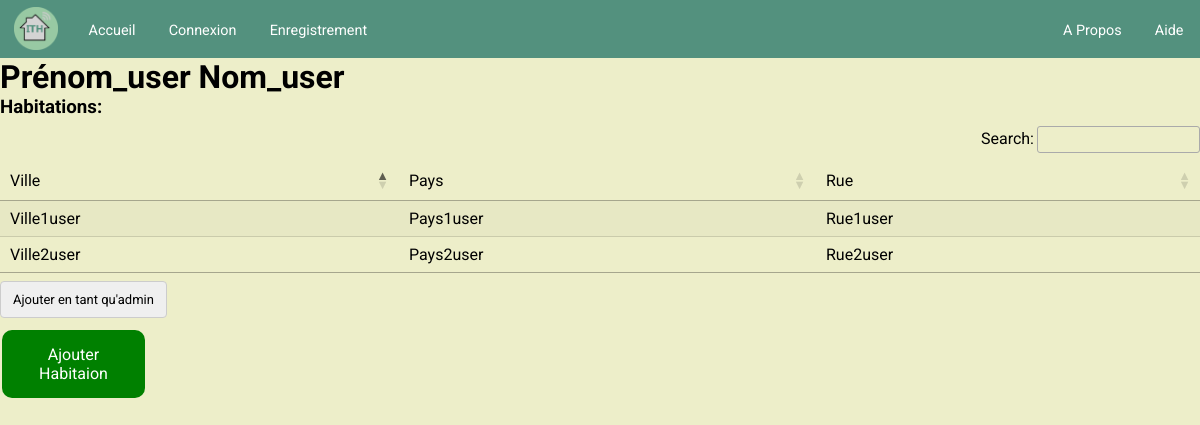
The app's page /2 (signed in) with its own data.
### tables this page shows
CREATE TABLE IF NOT EXISTS `utilisateur` (
  `id_u` int(11) NOT NULL AUTO_INCREMENT,
  `email_u` varchar(150) NOT NULL,
  `prenom_u` varchar(100) NOT NULL,
  `nom_u` varchar(100) NOT NULL,
  `mdp_u` varchar(100) NOT NULL,
  `telephone_u` int(10) DEFAULT NULL,
  `photo_u` varchar(200) DEFAULT NULL,
  PRIMARY KEY (`id_u`) USING BTREE,
  UNIQUE KEY `email_u` (`email_u`)
);

CREATE TABLE IF NOT EXISTS `habitation` (
  `id_habitation` int(11) NOT NULL AUTO_INCREMENT,
  `pays_habitation` varchar(40) NOT NULL,
  `ville` varchar(128) NOT NULL,
  `num_rue_habitation` smallint(6) NOT NULL,
  `rue_habitation` varchar(150) NOT NULL,
  `sup_habitation` smallint(6) NOT NULL,
  PRIMARY KEY (`id_habitation`)
);

### app/index.php (called while the page is built, shortened)
<?php
require_once 'Controleurs/controleurUtilisateur.php';
$router = new Routeur($_GET['currentPageUrl']);
$router->get('/', function(){ $controleur = new ControleurAccueil();
    $controleur->affichageAccueil(); });
$router->get('/accueil', function(){ $controleur = new ControleurAccueil();
    $controleur->affichageAccueil(); });
$router->get('/apropos', function(){ $controleur = new ControleurAide();
    $controleur->affichageApropos(); });
$router->get('/aide', function(){ $controleur = new ControleurAide();
    $controleur->affichageAide(); });
$router->post('/aide', function(){ $controleur = new ControleurAide();
    $controleur->affichageAide(); });
$router->get('/connexion', function(){ $controleur = new ControleurAuthentification;
    $controleur->affichageConnexion(); });
$router->post('/connexion', function(){ $controleur = new ControleurAuthentification;
    $controleur->affichageConnexion(); });
$router->get('/enregistrement', function(){ $controleur = new ControleurAuthentification;
    $controleur->affichageEnregistrement(); });
$router->post('/enregistrement', function(){ $controleur = new ControleurAuthentification;
    $controleur->affichageEnregistrement(); });
$router->get('/profil', function(){ if(isset($_SESSION['id_u'])) { $controleur = new ControleurUtilisateur;
    $controleur->affichageMonCompte($_SESSION['id_u']); }});
$router->post('/profil', function(){ if(isset($_SESSION['id_u'])) { $controleur = new ControleurUtilisateur;
    $controleur->affichageMonCompte($_SESSION['id_u']); }});
$router->get('/statistiques', function(){ $controleur = new ControleurMaMaison;
    $controleur->affichageStatistiques(); });
$router->post('/tableau-de-bord', function(){ $controleur = new ControleurMaMaison;
    $controleur->affichageTableauDeBord(); });
$router->get('/tableau-de-bord', function(){ $controleur = new ControleurMaMaison;
    $controleur->affichageTableauDeBord(); });
$router->get('/editer', function(){ $controleur = new ControleurMaMaison;
    $controleur->affichageEditerMaMaison(); });
$router->post('/editer', function(){ $controleur = new ControleurMaMaison;
    $controleur->affichageEditerMaMaison(); });
$router->get('/deconnexion', function(){ $controleur = new ControleurAuthentification;
    $controleur->affichageDeconnexion(); });
$router->get('/:id', function($id){ $controleur = new ControleurUtilisateur;
    $controleur->affichageUtilisateur($id); });
$router->post('/:id', function($id){ $controleur = new ControleurUtilisateur;
    $controleur->affichageUtilisateur($id); });
$router->run();

### app/Route.php (called while the page is built)
<?php
class Route
{
    private $path;
    private $callback;
    private $urlParams = [];
    public function __construct($path, $callback){
        $this->path = trim($path, '/');
        $this->callback = $callback;
    }
    public function match($url){
        $url = trim($url, '/');
        $path = preg_replace('#:([\w]+)#', '([^/]+)', $this->path);
        $regex = "#^$path$#i";
        if(!preg_match($regex, $url, $urlParams)){
            return false;
        }
        array_shift($urlParams);
        $this->urlParams = $urlParams;
        return true;
    }
    public function call(){
        return call_user_func_array($this->callback, $this->urlParams);
    }
}

### app/Routeur.php (called while the page is built, shortened)
<?php
require_once 'Route.php';
require_once 'Vues/vue.php';
class Routeur{
    private $currentPageUrl;
    private $routes = [];
    public function __construct($currentPageUrl){
        $this->currentPageUrl = $currentPageUrl;
    }
    public function get($path, $callback){
        $route = new Route($path, $callback);
        $this->routes["GET"][] = $route;
    }
    public function post($path, $callback){
        $route = new Route($path, $callback);
        $this->routes["POST"][] = $route;
    }
    public function run(){
        foreach($this->routes[$_SERVER['REQUEST_METHOD']] as $route){
            if($route->match($this->currentPageUrl)){
                return $route->call();
            }
        }
    }
}

### app/Modeles/habitation.php (called while the page is built, shortened)
<?php
require_once "Modeles/modele.php";
class Habitation extends Modele
{
  public function chercherDonneesHabitation($id_u)
  {
    $sql = "SELECT habitation.ville, habitation.pays_habitation, habitation.rue_habitation
    FROM habitation
    JOIN gerant ON habitation.id_habitation = gerant.id_habitation
    JOIN utilisateur ON gerant.id_u = utilisateur.id_u
    WHERE utilisateur.id_u = :id_u";
    $resultatRequete = $this->executerRequete($sql, array('id_u' => $id_u))->fetchAll(PDO::FETCH_ASSOC);
    return $resultatRequete;
  }
}

### app/Modeles/modele.php (called while the page is built)
<?php
abstract class Modele {
  private $bdd;
  protected function executerRequete($sql, $parametres = null) {
    if ($parametres == null){
      $resultat = $this->getBdd()->query($sql);
    }
    else {
      $resultat = $this->getBdd()->prepare($sql);
      $resultat->execute($parametres);
    }
    return $resultat;
  }
  private function getBdd() {
    if ($this->bdd == null) {
      $this->bdd = new PDO("mysql:host=localhost; dbname=ith; charset=utf8", 'root', 'root', array(PDO::ATTR_ERRMODE => PDO::ERRMODE_EXCEPTION));
    }
    return $this->bdd;
  }
}

### app/Vues/vueUtilisateur.php (the view, shortened to what this page needs)
<link rel="stylesheet" type="text/css" href="//cdn.datatables.net/1.10.16/css/jquery.dataTables.css">
<h1><?php foreach ($donnees as $key => $value): ?>
  <?php echo $value; ?>
<?php endforeach; ?></h1>
<h3>Habitations:</h3>
<table id="myTable" class="hover row-border stripe">
  <thead>
    <td>Ville</td>
    <td>Pays</td>
    <td>Rue</td>
  </thead>
  <tbody>
    <?php foreach ($donnees_habitation as $key => $value): ?>
      <tr>
        <?php foreach ($value as $key => $valeurs): ?>
          <td><?php echo $valeurs ?></td>
        <?php endforeach; ?>
      </tr>
    <?php endforeach; ?>
  </tbody>
</table>
<form class="user" action="" method="post">
  <input type="submit" name="addAdmin" value="Ajouter en tant qu'admin">
</form>
<button class="submit-button" id="myBtn">Ajouter Habitaion</button>

### public/css/framework.css (style rules this page uses)
* { box-sizing: border-box; }

### public/css/header.css (style rules this page uses)
* { margin: 0; padding: 0; font-family: 'Roboto', sans-serif; }

### public/css/Theme.css (style rules this page uses)
body { background-color: #EDEEC9; font-family: 'Roboto'; }
input { padding: 10px 12px; margin: 8px 0; border: 1px solid #ccc; border-radius: 4px; box-sizing: border-box; outline: none; font-size: 13px; }
input::placeholder { font-size: 11px; }
.submit-button { background-color: green; border: none; color: white; padding: 15px 32px; text-align: center; display: inline-block; font-size: 16px; margin: 4px 2px; border-radius: 10px; width: 143px; cursor: pointer; }

### records on screen
utilisateur: prenom_u "Prénom_user", nom_u "Nom_user"
habitation: ville "Ville1user", pays_habitation "Pays1user", rue_habitation "Rue1user"
habitation: ville "Ville2user", pays_habitation "Pays2user", rue_habitation "Rue2user"
